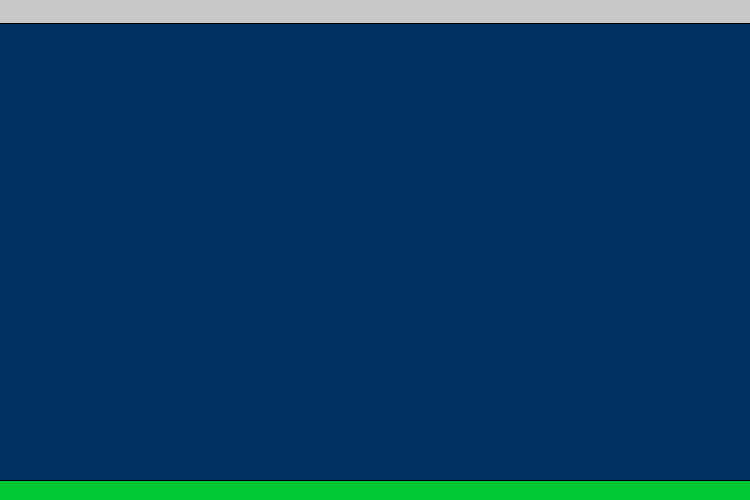
Frame 1 (no input)
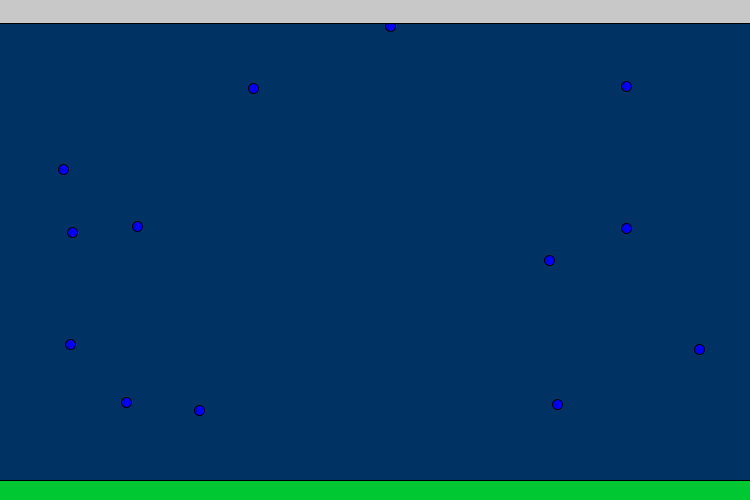
Frame 60 (the mouse pressed at the canvas centre just before this capture)
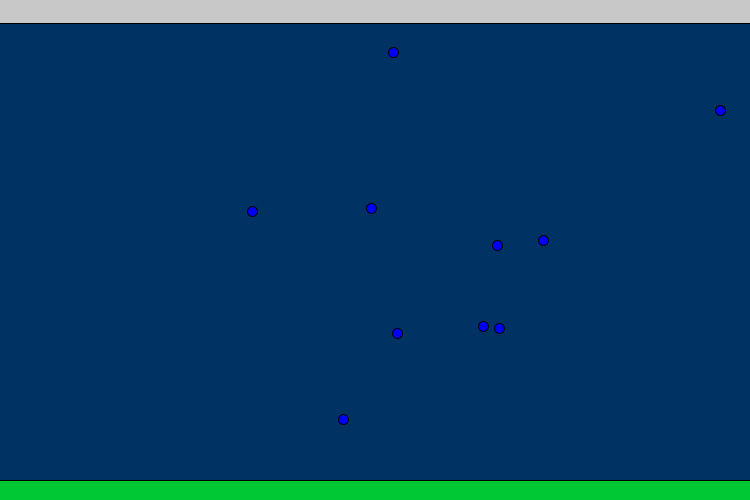
Frame 120 (the mouse held since frame 60 and released just before this capture)

The Processing sketch that drew these frames (run headless with seeded random() and noise(); from frame 60 on, the mouse is pressed at the canvas centre):

// Processing sketch: Raindrops
// ── Raindrops.pde
int numDrops = 15;
float speedMin = 25;
float speedMax = 30;
int size = 10;
int red = 0;
int green = 0;
int blue = 250;
int xValues[] = new int[numDrops];
float yValues[] = new float[numDrops];
float speedValues[] = new float[numDrops];

void setup(){
  size(750,500);
  for(int i = 0; i < numDrops; i++){
    xValues[i] = (int)random(750 - size) + size;
    yValues[i] = -30;
    speedValues[i] = random(speedMax) + speedMin;
  }
}

void draw(){
  background(0,50,100);
  for(int j = 0; j < numDrops; j++){
    if(yValues[j] > 500){
      yValues[j] = -30;
      xValues[j] = (int)random(750 - size) + size;
    }
    fill(red, green, blue);
    ellipse(xValues[j], yValues[j], size, size);
    yValues[j] += speedValues[j];
  }
  fill(200,200,200);
  rect(-2, -2, 760, 25);
  fill(0,200,50);
  rect(-2, 480, 760, 25);
}
